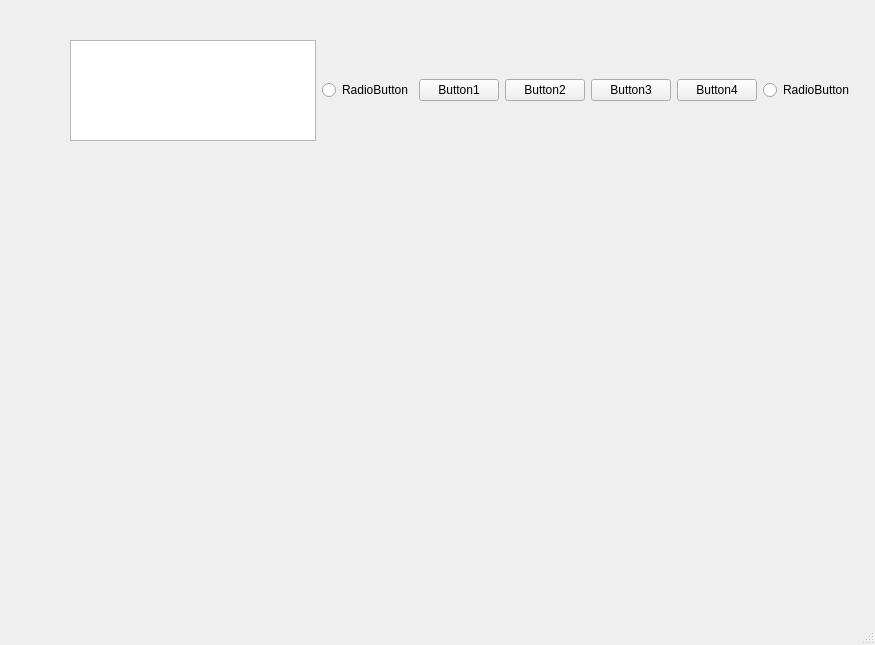
<?xml version="1.0" encoding="UTF-8"?>
<ui version="4.0">
 <class>MainWindow</class>
 <widget class="QMainWindow" name="MainWindow">
  <property name="geometry">
   <rect>
    <x>0</x>
    <y>0</y>
    <width>875</width>
    <height>645</height>
   </rect>
  </property>
  <property name="windowTitle">
   <string>MainWindow</string>
  </property>
  <widget class="QWidget" name="centralwidget">
   <widget class="QWidget" name="">
    <property name="geometry">
     <rect>
      <x>70</x>
      <y>40</y>
      <width>784</width>
      <height>101</height>
     </rect>
    </property>
    <layout class="QHBoxLayout" name="horizontalLayout">
     <item>
      <widget class="QListView" name="listView"/>
     </item>
     <item>
      <widget class="QRadioButton" name="radioButton_2">
       <property name="text">
        <string>RadioButton</string>
       </property>
      </widget>
     </item>
     <item>
      <widget class="QPushButton" name="pushButton">
       <property name="text">
        <string>Button1</string>
       </property>
      </widget>
     </item>
     <item>
      <widget class="QPushButton" name="pushButton_2">
       <property name="text">
        <string>Button2</string>
       </property>
      </widget>
     </item>
     <item>
      <widget class="QPushButton" name="pushButton_3">
       <property name="text">
        <string>Button3</string>
       </property>
      </widget>
     </item>
     <item>
      <widget class="QPushButton" name="pushButton_4">
       <property name="text">
        <string>Button4</string>
       </property>
      </widget>
     </item>
     <item>
      <widget class="QRadioButton" name="radioButton">
       <property name="text">
        <string>RadioButton</string>
       </property>
      </widget>
     </item>
    </layout>
   </widget>
  </widget>
  <widget class="QMenuBar" name="menubar">
   <property name="geometry">
    <rect>
     <x>0</x>
     <y>0</y>
     <width>875</width>
     <height>23</height>
    </rect>
   </property>
  </widget>
  <widget class="QStatusBar" name="statusbar"/>
 </widget>
 <resources/>
 <connections/>
</ui>
